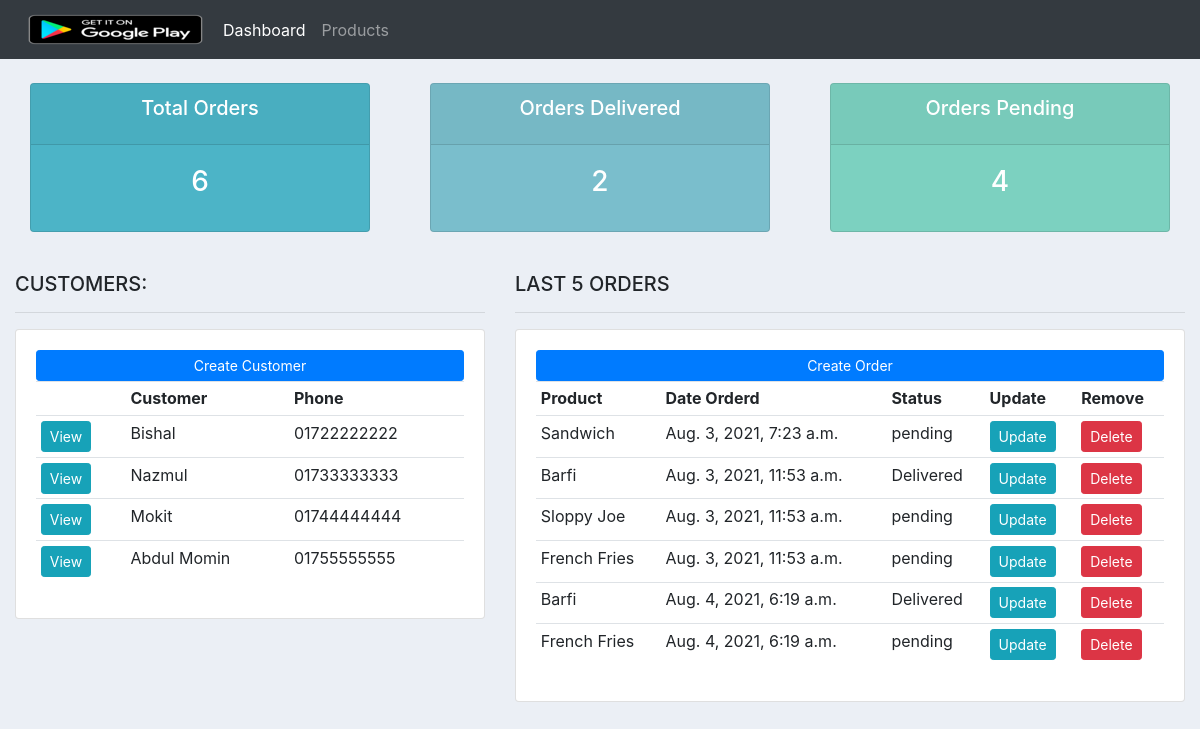
The app's page /, older data.
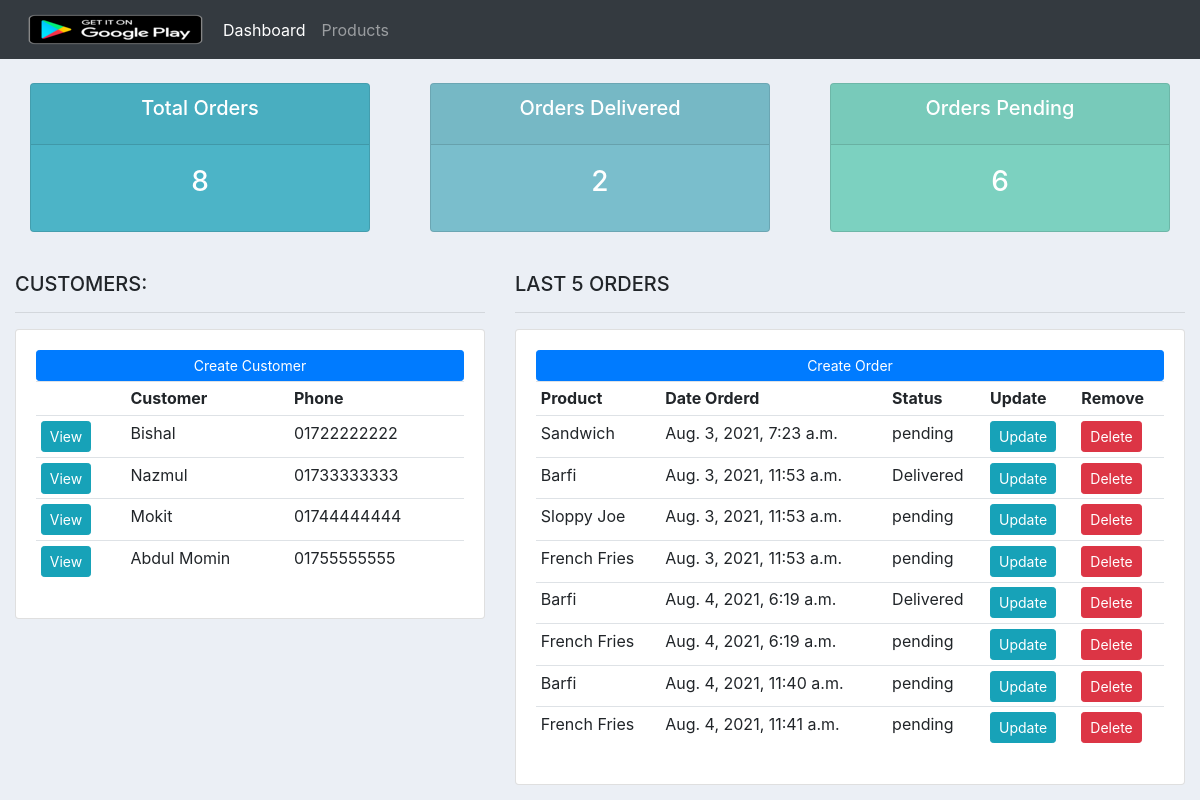
The same page, newer data.
### accounts/models.py (models this page shows, shortened)
class Customer(models.Model):
    name = models.CharField(max_length=200, null=True)
    phone = models.CharField(max_length=50, null=True)
    email = models.CharField(max_length=200, null=True)
    date_created = models.DateTimeField(auto_now_add=True, null=True)

class Orders(models.Model):
    STATUS = (
        ('pending', 'pending'),
        ('Out For Delivery', 'Out For Delivery'),
        ('Delivered', 'Delivered')
    )
    customer = models.ForeignKey(Customer, null=True, on_delete=models.SET_NULL)
    product = models.ForeignKey(Product, null=True, on_delete=models.SET_NULL)
    date_created = models.DateTimeField(auto_now_add=True, null=True)
    status = models.CharField(max_length=200, null=True, choices=STATUS)

class Product(models.Model):
    CATEGORY = (
        ('Indoor', 'Indoor'),
        ('Out Door', 'Out Door')
    )
    tag = models.ManyToManyField(Tag)
    name = models.CharField(max_length=200, null=True)
    price = models.FloatField(max_length=200, null=True)
    category = models.CharField(max_length=200, null=True, choices=CATEGORY)
    description = models.TextField(max_length=1000, null=True)
    date_created = models.DateTimeField(auto_now_add=True, null=True)
    def __str__(self):
        return self.name

### accounts/views.py (the view)
# urls.py: 2. Add a URL to urlpatterns:  path('', views.home, name='home')
def home(request):
    customers = Customer.objects.all()
    orders = Orders.objects.all()
    total_orders = orders.count()
    delivered = orders.filter(status='Delivered').count()
    pending = orders.filter(status='pending').count()
    context = {'customers' : customers, 'orders' : orders, 'total_orders' : total_orders, 'delivered' : delivered, 'pending' : pending}
    return render(request, 'accounts/dashboard.html', context)

### accounts/templates/accounts/dashboard.html
{%  extends 'accounts/main.html' %}
{% block content %}
{%  include 'accounts/status.html' %}
<br>
<div class="row">
	<div class="col-md-5">
		<h5>CUSTOMERS:</h5>
		<hr>
		<div class="card card-body">
			<a class="btn btn-primary  btn-sm btn-block" href="">Create Customer</a>
			<table class="table table-sm">
				<tr>
                    <th></th>
					<th>Customer</th>
					<th>Phone</th>
				</tr>
                {% for customer in customers %}
                    <tr>
                        <td><a href="{% url 'customer' customer.id %}" class="btn btn-sm btn-info">View</a></td>
                        <td>{{ customer.name }}</td>
                        <td>{{ customer.phone }}</td>
                    </tr>
                {% endfor %}
			</table>
		</div>
	</div>
	<div class="col-md-7">
		<h5>LAST 5 ORDERS</h5>
		<hr>
		<div class="card card-body">
			<a class="btn btn-primary  btn-sm btn-block" href="{% url 'createOrder' %}">Create Order</a>
			<table class="table table-sm">
				<tr>
					<th>Product</th>
					<th>Date Orderd</th>
					<th>Status</th>
					<th>Update</th>
					<th>Remove</th>
				</tr>
                {% for order in orders %}
                    <tr>
                        <td>{{ order.product }}</td>
                        <td>{{ order.date_created }}</td>
                        <td>{{ order.status }}</td>
                    <td><a class="btn btn-sm btn-info" href="">Update</a></td>
                    <td><a class="btn btn-sm btn-danger" href="">Delete</a></td>
                    </tr>
                {% endfor %}
			</table>
		</div>
	</div>
</div>
{% endblock %}

Row changes from the older to the newer data that the page shows:
added Orders: product "Barfi", date_created "Aug. 4, 2021, 11:40 a.m.", status "pending"
added Orders: product "French Fries", date_created "Aug. 4, 2021, 11:41 a.m.", status "pending"
Text that changed along with them:
{{ total_orders }}: "6" → "8"
{{ pending }}: "4" → "6"
